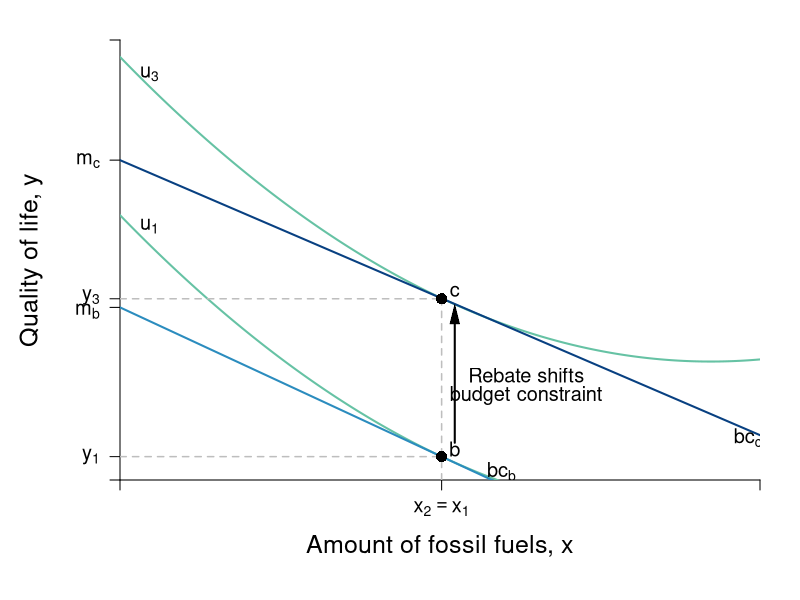

The R script that drew this image:
require(shape)
pdf(file = "indmarketdemand/carbon_tax_2.pdf", width = 9, height = 7)

#Set parameters for graphics
axislabelsize <- 1.5
labelsize <- 1.2
graphlinewidth <- 2
segmentlinewidth <- 1.5

COL <- c("#7fc97f", "#beaed4", "#fdc086", "#ffff99", "#386cb0", "#f0027f", "#bf5b17", "#666666")
COLA <- c("#e0f3db", "#99d8c9","#66c2a4","#41ae76", "#238b45", "#005824")
COLB <- c("#c6dbef", "#4eb3d3", "#2b8cbe", "#0868ac","#084081")
COLC <- c("#fcfbfd", "#efedf5", "#dadaeb", "#bcbddc", "#9e9ac8", "#807dba", "#6a51a3", "#54278f", "#3f007d")

par(mar =  c(6, 6, 2, 2))

mrsA <- function(x, rmax = 10, xmax = 20) {
  rmax - (rmax/xmax)*x
}


uA <- function(x, y, rmax = 3, xmax = 12) {
  y - rmax*x + (1/2)*(rmax/xmax)*x^2
}

indiffA1 <- function(x, uA = 10, rmax = 2.5, xmax = 10) {
  uA - rmax*x + (1/2)*(rmax/xmax)*(x^2)
}

offerCurve <- function(x, w, rmax = 2, xmax = 12) {
  w - rmax*x + (rmax/xmax)*x^2
}

bcA <- function(x, w, p) {
  w - p*x
}


xlims <- c(0, 13)
ylims <- c(0, 26)

npts <- 501 
x <- seq(xlims[1], xlims[2], length.out = npts)
y <- seq(ylims[1], ylims[2], length.out = npts) 
#a <- c(13, 16.75, 19.25)
a <- c(25.65, 23.5, 15)

plot(0, 0, xlim = xlims, ylim = ylims, type = "n",
     xlab = expression(paste("")),
     ylab = expression(paste("")), 
     xaxt = "n", 
     yaxt = "n", 
     cex.lab = axislabelsize, 
     bty = "n",
     xaxs="i", 
     yaxs="i")

# ticksy <- seq(from = ylims[1], to = ylims[2], by = 1)
# ylabels <- seq(from = ylims[1], to = ylims[2], by = 1)
# ticksx <- seq(from = xlims[1], to = xlims[2], by = 1)
# xlabels <- seq(from = xlims[1], to = xlims[2], by = 1)
ticksy <- c(0, 1.38, 10.2, 10.709, 18.9, ylims[2])
ticksy_mod <- c(10, 10.8)
ylabels_mod <- c(expression(paste(m[b])), expression(paste(y[3])))
ylabels <- c(NA, expression(paste(y[1])), NA, NA, expression(paste(m[c])), NA)
ticksx <- c(0, 6.533, xlims[2])
xlabels <- c(NA, expression(paste(x[2] == x[1])), NA)

axis(1, at = ticksx, pos = 0, labels = xlabels, cex.axis = labelsize)
axis(2, at = ticksy_mod, pos = 0, labels = ylabels_mod, tick = FALSE, las = 1, cex.axis = labelsize)
axis(2, at = ticksy, pos = 0, las = 1, labels = ylabels, cex.axis = labelsize)

npts <- 500 
xx1 <- seq(xlims[1], xlims[2], length.out = npts)

lines(xx1, uA(xx1, y = 15.65), col = COLA[3], lwd = graphlinewidth)
# lines(xx1, uA(xx1, y = 23.5), col = COLA[3], lwd = graphlinewidth)
lines(xx1, uA(xx1, y = 25), col = COLA[3], lwd = graphlinewidth)

#lines(xx1, bcA(xx1, w = 10, p = 1.5), col = COLB[3], lwd = graphlinewidth)
lines(xx1, bcA(xx1, w = 18.9, p = 1.25), col = COLB[5], lwd = graphlinewidth)
lines(xx1, bcA(xx1, w = 10.2, p = 1.35), col = COLB[3], lwd = graphlinewidth)
#lines(xx1, bcA(xx1, w = 10.2, p = 0.418), col = COLB[3], lwd = graphlinewidth)

#Label the axes
#mtext(expression(paste("Fossil fuels, ", x)), side=1, line = 2.5, cex = axislabelsize)
text(0.5*xlims[2], ylims[1] - 0.15*ylims[2], expression(paste("Amount of fossil fuels, ", x)), xpd = TRUE, cex = axislabelsize) 
text(-1.8, 0.5*ylims[2], expression(paste("Quality of life, ", y)), xpd = TRUE, cex = axislabelsize, srt = 90) 

#Label the indifference curves
#text(11.8, 1.3, expression(u[1]), cex = labelsize)


#Label the price lines
#text(8, 1.7, expression(paste(bc[1])))


#Add the contour plot for the indifference curves
#contour(x, y, 
#        outer(x, y, uA),
#        drawlabels = FALSE,
#        col = COLA[3],
#        lwd = graphlinewidth,
#        levels = a, 
#        xaxs="i", 
#        yaxs="i", 
#        add = TRUE)

#Segments for points on Offer curve
segments(0, 10.709, 6.553, 10.709, lty = 2, col = "gray" , lwd = segmentlinewidth)
segments(6.533, 0, 6.533, 10.709, lty = 2, col = "gray" , lwd = segmentlinewidth)
segments(0, 1.38, 6.553, 1.38, lty = 2, col = "gray" , lwd = segmentlinewidth)
# segments(10.493, 0, 10.493, 5.784, lty = 2, col = "gray" , lwd = segmentlinewidth)
# segments(0, 5.784, 10.493, 5.784, lty = 2, col = "gray" , lwd = segmentlinewidth)
#segments(10.5, 0, 10.5, 7.375, lty = 2, col = "gray" , lwd = segmentlinewidth)

#Annotate points on offer curve mrs = p for each of p = 1, 0.5, 0.25
#Where mrs = 2 - (1/6)*x
points(6.533, 10.709, pch = 16, col = "black", cex = 1.5)
#points(10.493, 5.784, pch = 16, col = "black", cex = 1.5)
points(6.533, 1.38, pch = 16, col = "black", cex = 1.5)

#text(10.493 + .35, 5.784 + .45, expression(paste(a)), cex = labelsize)
text(6.45  + .35, 1.38 + .45, expression(paste(b)), cex = labelsize)
text(6.45  + .35, 10.709 + .45, expression(paste(c)), cex = labelsize)
Arrows(6.8, 2.2, 6.8, 9.8, col = "black", lty = 1, lwd = 2, arr.type = "triangle", arr.lwd = 0.5)
text(8.25, 6.2, expression(paste("Rebate shifts" )), cex = labelsize)
text(8.25, 5, expression(paste("budget constraint" )), cex = labelsize)
#text(8.25, 4, expression(paste("increasing utility" )), cex = labelsize)


text(0.6, 15, expression(paste(u[1])), cex = labelsize)
# text(0.6, 21, expression(paste(u[2])), cex = labelsize)
text(0.6, 24, expression(paste(u[3])), cex = labelsize)


text(7.75, 0.5, expression(paste(bc[b])), cex = labelsize)
#text(12.75, 4.5, expression(paste(bc[a])), cex = labelsize)
text(12.75, 2.5, expression(paste(bc[c])), cex = labelsize)


dev.off()
